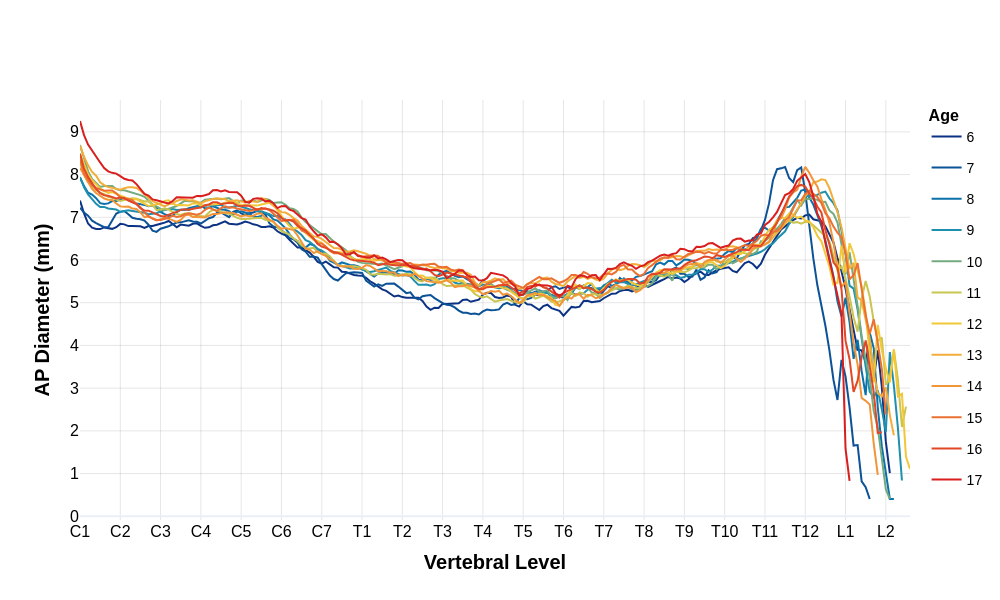

The cell this chart's notebook holds for it:
### Markdown cell above
##### 3.2.1 All participants

### Code cell
plot_average_morphometrics(interpolated_morphometrics_df, 'AP_diameter', 'AP Diameter (mm)')
plot_average_morphometrics(interpolated_morphometrics_df, 'RL_diameter', 'Transverse Diameter (mm)')
plot_morphometrics(interpolated_morphometrics_df, 'AP_diameter', 'AP Diameter (mm)')
plot_morphometrics(interpolated_morphometrics_df, 'RL_diameter', 'Transverse Diameter (mm)')

### Figure 1 — Plotly figure (JSON) as saved in the notebook; plotly's stock layout.template omitted (floating-point values rounded to 4 significant figures; data arrays with more than 128 entries replaced by an {"elided": "..."} marker saying what was removed)
{"data": [{"legendgroup": "Age 6", "line": {"color": "rgb(12, 51, 131)", "width": 2}, "marker": {"size": 6}, "mode": "lines", "name": "6", "type": "scatter", "x": {"elided": "202 float values"}, "y": {"elided": "202 float values"}}, {"legendgroup": "Age 7", "line": {"color": "rgb(11, 82, 151)", "width": 2}, "marker": {"size": 6}, "mode": "lines", "name": "7", "type": "scatter", "x": {"elided": "197 float values"}, "y": {"elided": "197 float values"}}, {"legendgroup": "Age 8", "line": {"color": "rgb(11, 113, 171)", "width": 2}, "marker": {"size": 6}, "mode": "lines", "name": "8", "type": "scatter", "x": {"elided": "203 float values"}, "y": {"elided": "203 float values"}}, {"legendgroup": "Age 9", "line": {"color": "rgb(31, 143, 174)", "width": 2}, "marker": {"size": 6}, "mode": "lines", "name": "9", "type": "scatter", "x": {"elided": "205 float values"}, "y": {"elided": "205 float values"}}, {"legendgroup": "Age 10", "line": {"color": "rgb(115, 170, 127)", "width": 2}, "marker": {"size": 6}, "mode": "lines", "name": "10", "type": "scatter", "x": {"elided": "202 float values"}, "y": {"elided": "202 float values"}}, {"legendgroup": "Age 11", "line": {"color": "rgb(200, 197, 80)", "width": 2}, "marker": {"size": 6}, "mode": "lines", "name": "11", "type": "scatter", "x": {"elided": "206 float values"}, "y": {"elided": "206 float values"}}, {"legendgroup": "Age 12", "line": {"color": "rgb(242, 199, 56)", "width": 2}, "marker": {"size": 6}, "mode": "lines", "name": "12", "type": "scatter", "x": {"elided": "207 float values"}, "y": {"elided": "207 float values"}}, {"legendgroup": "Age 13", "line": {"color": "rgb(242, 174, 56)", "width": 2}, "marker": {"size": 6}, "mode": "lines", "name": "13", "type": "scatter", "x": {"elided": "203 float values"}, "y": {"elided": "203 float values"}}, {"legendgroup": "Age 14", "line": {"color": "rgb(242, 149, 56)", "width": 2}, "marker": {"size": 6}, "mode": "lines", "name": "14", "type": "scatter", "x": {"elided": "199 float values"}, "y": {"elided": "199 float values"}}, {"legendgroup": "Age 15", "line": {"color": "rgb(235, 112, 49)", "width": 2}, "marker": {"size": 6}, "mode": "lines", "name": "15", "type": "scatter", "x": {"elided": "201 float values"}, "y": {"elided": "201 float values"}}, {"legendgroup": "Age 16", "line": {"color": "rgb(226, 71, 39)", "width": 2}, "marker": {"size": 6}, "mode": "lines", "name": "16", "type": "scatter", "x": {"elided": "200 float values"}, "y": {"elided": "200 float values"}}, {"legendgroup": "Age 17", "line": {"color": "rgb(217, 30, 30)", "width": 2}, "marker": {"size": 6}, "mode": "lines", "name": "17", "type": "scatter", "x": {"elided": "192 float values"}, "y": {"elided": "192 float values"}}], "layout": {"height": 600, "legend": {"font": {"color": "black", "family": "Arial", "size": 14}, "title": {"font": {"color": "black", "family": "Arial", "size": 16, "weight": "bold"}, "text": "Age"}}, "title": {"text": " "}, "width": 1000, "xaxis": {"gridcolor": "rgba(0, 0, 0, 0.1)", "tickangle": 0, "tickcolor": "black", "tickfont": {"color": "black", "family": "Arial", "size": 16}, "tickmode": "array", "ticktext": ["C1", "C2", "C3", "C4", "C5", "C6", "C7", "T1", "T2", "T3", "T4", "T5", "T6", "T7", "T8", "T9", "T10", "T11", "T12", "L1", "L2"], "tickvals": [1, 2, 3, 4, 5, 6, 7, 8, 9, 10, 11, 12, 13, 14, 15, 16, 17, 18, 19, 20, 21], "title": {"font": {"color": "black", "family": "Arial", "size": 20, "weight": "bold"}, "text": "Vertebral Level"}}, "yaxis": {"gridcolor": "rgba(0, 0, 0, 0.1)", "tickcolor": "black", "tickfont": {"color": "black", "family": "Arial", "size": 16}, "title": {"font": {"color": "black", "family": "Arial", "size": 20, "weight": "bold"}, "text": "AP Diameter (mm)"}}}}
